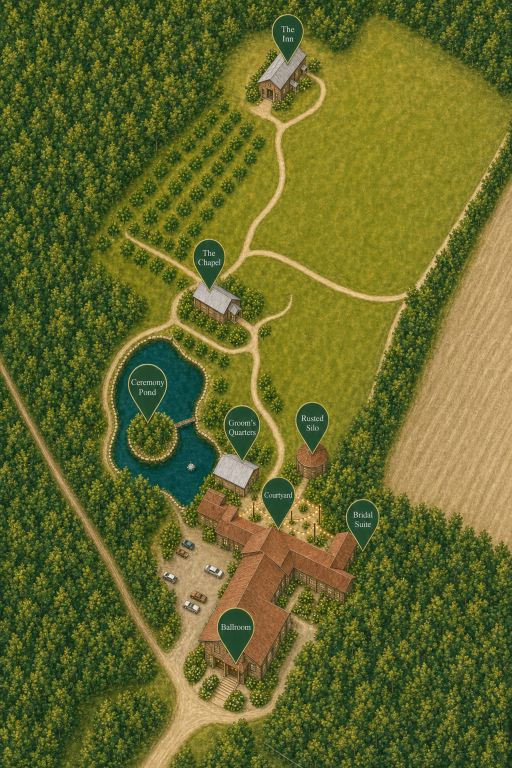
#> input picture public/maps/hidden-acres-grounds-illustrated-v-map-accuracy-v9.png, 1024 x 1536 px, found by its file name (shown at 1/2 size)
$ python _qa_detect_pins_v9.py
#> lines starting #> are read from the running program, lines starting #| are printed output that depends on the picture; after the words box and inside, x2 and y2 are one past the last pixel; in counts of white or black regions, pixels touching at a corner belong together
from PIL import Image, ImageDraw
import numpy as np
from pathlib import Path

src = Path(r"C:\Dev\hidden-acres\public\maps\hidden-acres-grounds-illustrated-v-map-accuracy-v9.png")
im = Image.open(src).convert("RGB")
#> im is the input picture: PIL image 1024x1536 RGB; mean R, G, B 101.2, 105, 43.9
a = np.asarray(im).astype(np.float32)
h, w, _ = a.shape
#> h = 1536; w = 1024
r, g, b = a[:, :, 0], a[:, :, 1], a[:, :, 2]
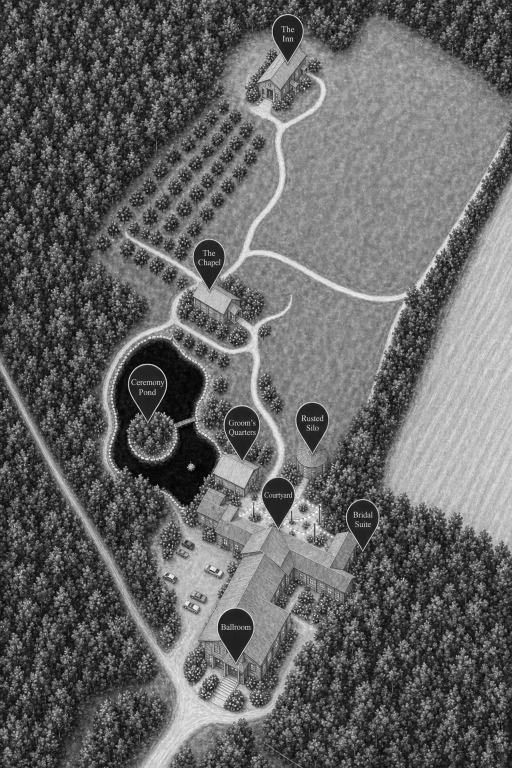
#> r: shape (1536, 1024) float32 (shown at 1/2 size); min 1, max 255, mean 101.2
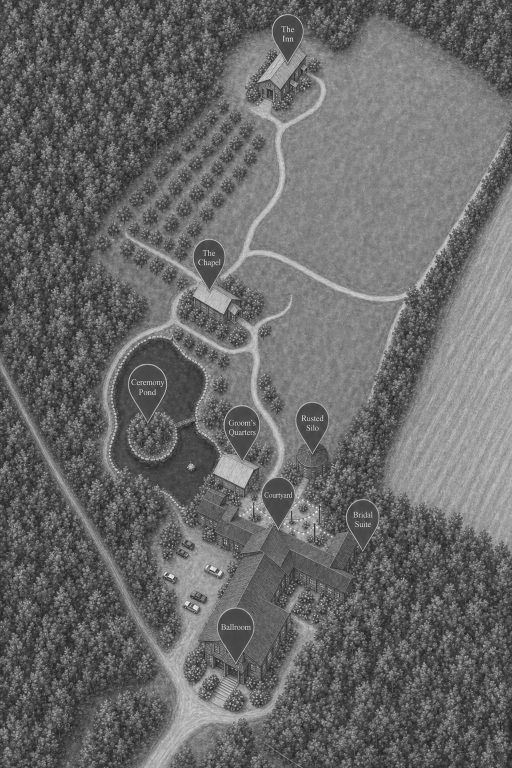
#> g: shape (1536, 1024) float32 (shown at 1/2 size); min 17, max 252, mean 105
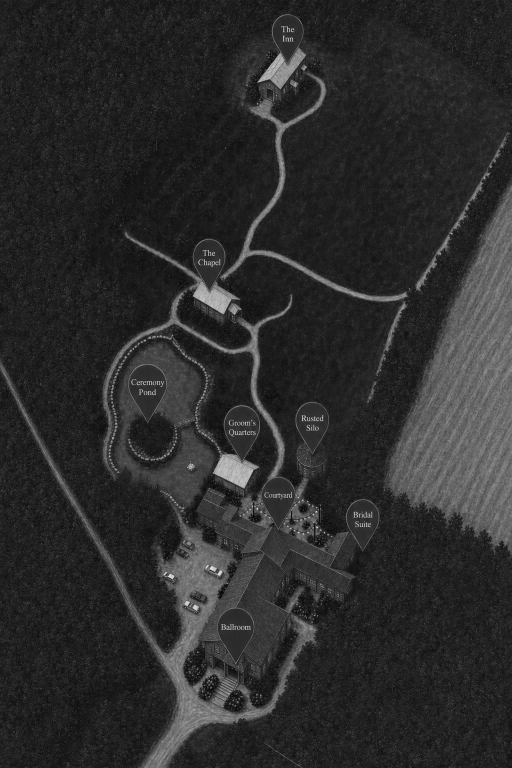
#> b: shape (1536, 1024) float32 (shown at 1/2 size); min 0, max 242, mean 43.9
mask = (
    (g > 60)
    & (g > r * 1.3)
    & (g > b * 1.2)
    & (r < 120)
    & (b < 120)
    & ((g - r) > 28)
).astype(np.uint8)
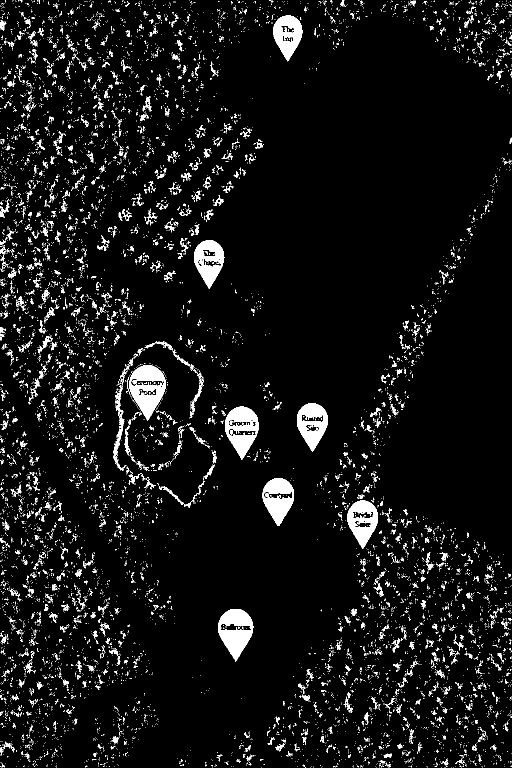
#> mask: shape (1536, 1024) (shown at 1/2 size); values 0 (black) and 1 (white), 5.7% white; 11453 white regions (10763 under 20 px), largest, box (x1, y1, x2, y2) and area: (259, 730, 332, 841) 4491, (436, 1218, 507, 1324) 4310, (450, 813, 518, 920) 3930

visited = np.zeros_like(mask, dtype=bool)
comps = []
dirs = [(-1, 0), (1, 0), (0, -1), (0, 1), (-1, -1), (-1, 1), (1, -1), (1, 1)]
ys_all, xs_all = np.where(mask > 0)
for y0, x0 in zip(ys_all, xs_all):
    if visited[y0, x0]:
        continue
    stack = [(y0, x0)]
    visited[y0, x0] = True
    pts_x = []
    pts_y = []
    while stack:
        y, x = stack.pop()
        pts_x.append(x)
        pts_y.append(y)
        for dy, dx in dirs:
            ny, nx = y + dy, x + dx
            if 0 <= ny < h and 0 <= nx < w and (not visited[ny, nx]) and mask[ny, nx]:
                visited[ny, nx] = True
                stack.append((ny, nx))
    area = len(pts_x)
    if area < 120 or area > 20000:
        continue
    xs = np.array(pts_x)
    ys = np.array(pts_y)
    y_max = int(ys.max())
    y_min = int(ys.min())
    height = y_max - y_min + 1
    if height < 12:
        continue
    width = int(xs.max() - xs.min() + 1)
    if height < width * 0.6:
        continue
    bottom = ys >= (y_max - max(2, int(height * 0.1)))
    tip_x = float(xs[bottom].mean())
    tip_y = float(y_max)
    comps.append(
        {
            "area": area,
            "tx": tip_x / w * 100,
            "ty": tip_y / h * 100,
            "px": tip_x,
            "py": tip_y,
            "bbox": (int(xs.min()), int(ys.min()), int(xs.max()), int(ys.max())),
        }
    )
#> this loop made 89392 passes
#> (y0, x0) on passes 4, 7, 9: (0, 42), (0, 539), (1, 10)
#> after the loop, comps = 29 items

comps.sort(key=lambda c: c["ty"])
print(f"{w}x{h} pins={len(comps)}")
#| 1024x1536 pins=29
for i, c in enumerate(comps):
    print(
        f"{i}: area={c['area']:5d} tip%=({c['tx']:5.1f},{c['ty']:5.1f}) bbox={c['bbox']}"
    )
#> this loop made 29 passes
#| 0: area= 3195 tip%=( 56.1,  7.9) bbox=(546, 31, 604, 122)
#| 1: area=  130 tip%=( 29.3, 14.5) bbox=(290, 192, 302, 222)
#| 2: area=  191 tip%=(  0.5, 28.3) bbox=(0, 398, 17, 435)
#| 3: area=  120 tip%=( 24.9, 28.7) bbox=(244, 418, 263, 441)
#| 4: area=  155 tip%=( 29.1, 29.2) bbox=(292, 424, 312, 448)
#| 5: area=  124 tip%=( 35.9, 32.8) bbox=(360, 477, 376, 504)
#| 6: area=  123 tip%=(  2.1, 36.2) bbox=(16, 536, 32, 556)
#| 7: area= 3339 tip%=( 40.8, 37.6) bbox=(388, 480, 448, 577)
#> (further printed lines are left out)

ov = im.copy()
draw = ImageDraw.Draw(ov)
for c in comps:
    x, y = c["px"], c["py"]
    draw.ellipse([x - 6, y - 6, x + 6, y + 6], outline=(255, 0, 0), width=3)
    draw.line([x - 10, y, x + 10, y], fill=(255, 255, 0), width=2)
    draw.line([x, y - 10, x, y + 10], fill=(255, 255, 0), width=2)
#> this loop made 29 passes
#> (x, y) on passes 1 to 12: (575, 122), (300.3, 222), (5, 435), (254.7, 441), (297.6, 448), (368, 504), (21.38, 556), (418, 577), (87.12, 600), (77.89, 706), (376.3, 732), (246.5, 760)
ov.save(r"C:\Dev\hidden-acres\public\maps\_qa-v9-pin-tips.png")
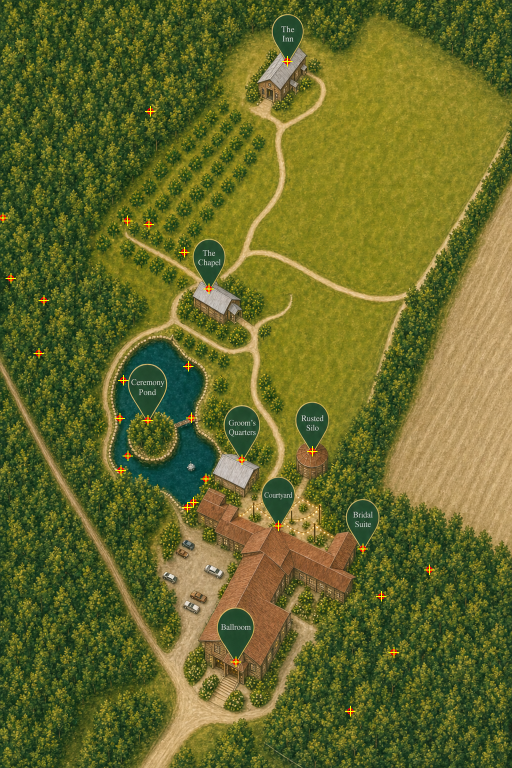
#> saved as _qa-v9-pin-tips.png: PIL image 1024x1536 RGB (shown at 1/2 size); mean R, G, B 101.7, 105.2, 43.7
print("wrote pin tip overlay")

$ run again, with public/maps/hidden-acres-grounds-illustrated-v-map-accuracy-v12.png copied over public/maps/hidden-acres-grounds-illustrated-v-map-accuracy-v9.png
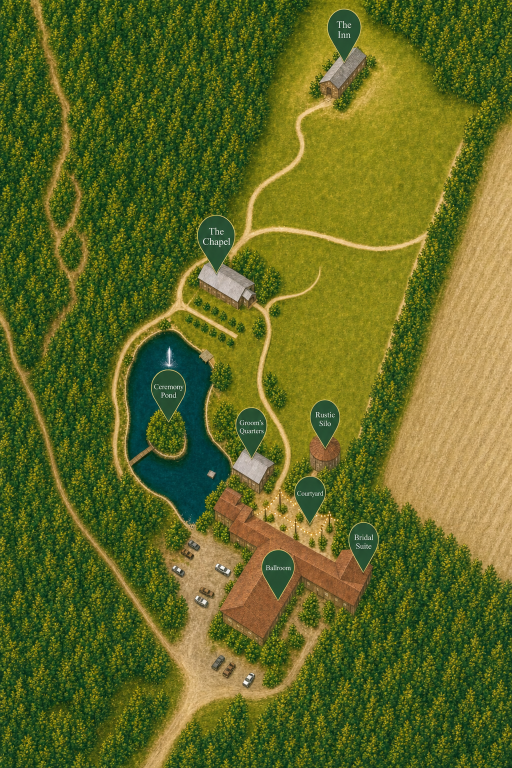
#> input picture public/maps/hidden-acres-grounds-illustrated-v-map-accuracy-v12.png, 1024 x 1536 px, found by its file name (shown at 1/2 size)
#> im is the input picture: PIL image 1024x1536 RGB; mean R, G, B 96.2, 104.6, 37.5
#> `mask = ( (g > 60) & (g > r * 1.3) & (g > b * 1.2) & (r < 120) & (b < 1..`:
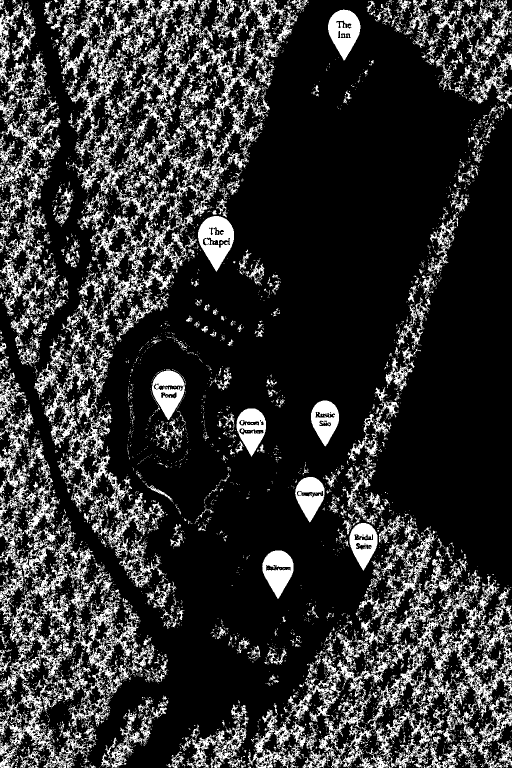
#> mask: shape (1536, 1024) (shown at 1/2 size); values 0 (black) and 1 (white), 19.4% white; 10837 white regions (9910 under 20 px), largest, box (x1, y1, x2, y2) and area: (0, 1050, 151, 1383) 7513, (233, 26, 426, 331) 6853, (122, 830, 259, 1041) 5379
#> the loop `for y0, x0 in zip(ys_all, xs_all):` made 305194 passes
#> x0 on passes 2 to 4: 1, 2, 3
#> after the loop `for y0, x0 in zip(ys_all, xs_all):`: comps = 319 items
#| 1024x1536 pins=319
#> the loop `for i, c in enumerate(comps):` made 319 passes
#| 0: area=  174 tip%=( 58.3,  1.2) bbox=(580, 0, 606, 18)
#| 1: area=  202 tip%=( 97.8,  1.2) bbox=(985, 0, 1013, 19)
#| 2: area=  273 tip%=( 78.1,  1.6) bbox=(792, 0, 818, 25)
#| 3: area=  142 tip%=( 80.8,  1.8) bbox=(826, 0, 838, 28)
#| 4: area=  253 tip%=( 21.0,  2.0) bbox=(211, 0, 230, 30)
#> (further printed lines are left out)
#> the loop `for c in comps:` made 319 passes
#> (x, y) on passes 1 to 3: (597.3, 18), (1001.5, 19), (799.4, 25)
#> `ov.save(r"C:\Dev\hidden-acres\public\maps\_qa-v9-pin-tips.png")`:
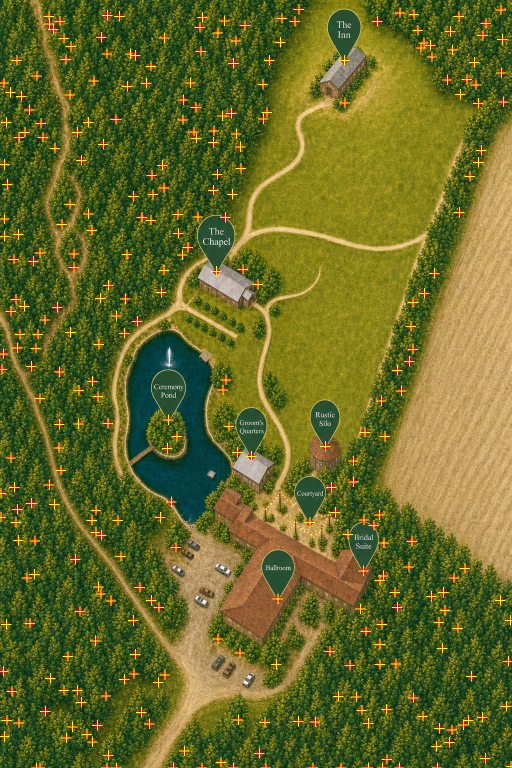
#> saved as _qa-v9-pin-tips.png: PIL image 1024x1536 RGB (shown at 1/2 size); mean R, G, B 102, 106.2, 36.8

$ run again, with public/maps/hidden-acres-grounds-illustrated-v-map-accuracy-v3.png copied over public/maps/hidden-acres-grounds-illustrated-v-map-accuracy-v9.png
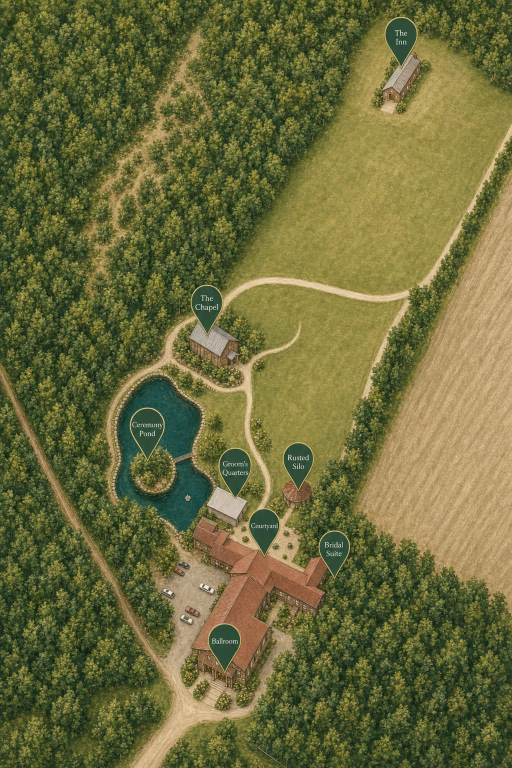
#> input picture public/maps/hidden-acres-grounds-illustrated-v-map-accuracy-v3.png, 1024 x 1536 px, found by its file name (shown at 1/2 size)
#> im is the input picture: PIL image 1024x1536 RGB; mean R, G, B 108.4, 107.5, 60.3
#> `mask = ( (g > 60) & (g > r * 1.3) & (g > b * 1.2) & (r < 120) & (b < 1..`:
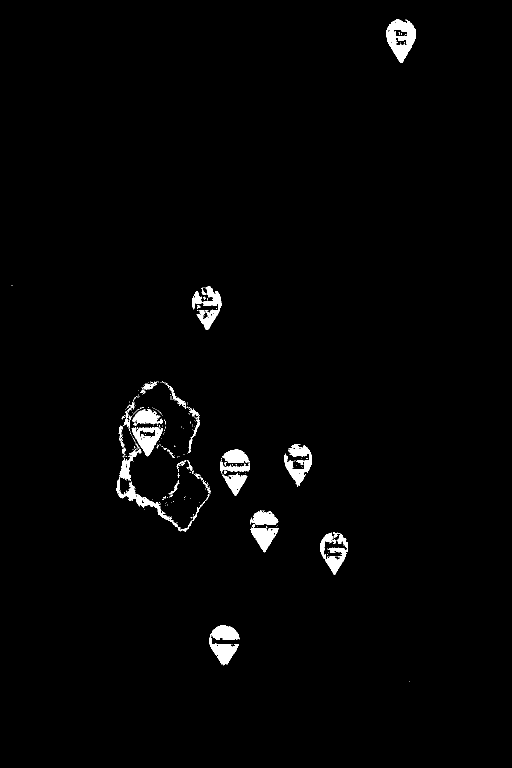
#> mask: shape (1536, 1024) (shown at 1/2 size); values 0 (black) and 1 (white), 1.6% white; 294 white regions (254 under 20 px), largest, box (x1, y1, x2, y2) and area: (772, 38, 832, 126) 2895, (418, 1250, 479, 1331) 2711, (384, 573, 443, 660) 2014
#> the loop `for y0, x0 in zip(ys_all, xs_all):` made 24756 passes
#> (y0, x0) on passes 2 to 4: (39, 792), (39, 793), (39, 794)
#> after the loop `for y0, x0 in zip(ys_all, xs_all):`: comps = 15 items
#| 1024x1536 pins=15
#> the loop `for i, c in enumerate(comps):` made 15 passes
#| 0: area= 2895 tip%=( 78.3,  8.1) bbox=(772, 38, 831, 125)
#| 1: area= 2014 tip%=( 40.4, 42.9) bbox=(384, 573, 442, 659)
#| 2: area=  278 tip%=( 36.1, 53.2) bbox=(330, 765, 371, 817)
#| 3: area=  133 tip%=( 38.5, 54.6) bbox=(379, 814, 398, 838)
#| 4: area=  150 tip%=( 25.2, 55.7) bbox=(246, 826, 262, 856)
#> (further printed lines are left out)
#> the loop `for c in comps:` made 15 passes
#> (x, y) on passes 1 to 8: (801.9, 125), (413.8, 659), (369.4, 817), (394.3, 838), (257.7, 856), (378.2, 906), (294.7, 912), (254.4, 961)
#> `ov.save(r"C:\Dev\hidden-acres\public\maps\_qa-v9-pin-tips.png")`:
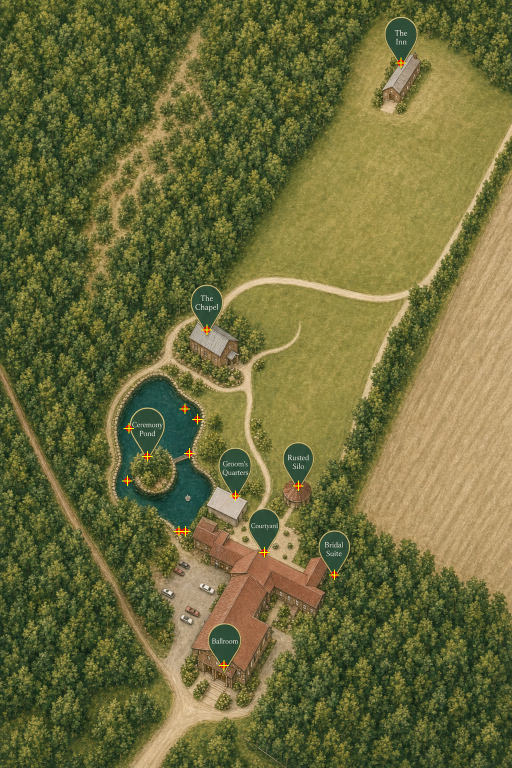
#> saved as _qa-v9-pin-tips.png: PIL image 1024x1536 RGB (shown at 1/2 size); mean R, G, B 108.6, 107.6, 60.2

$ run again, with public/maps/hidden-acres-grounds-illustrated-v-map-accuracy-v4.png copied over public/maps/hidden-acres-grounds-illustrated-v-map-accuracy-v9.png
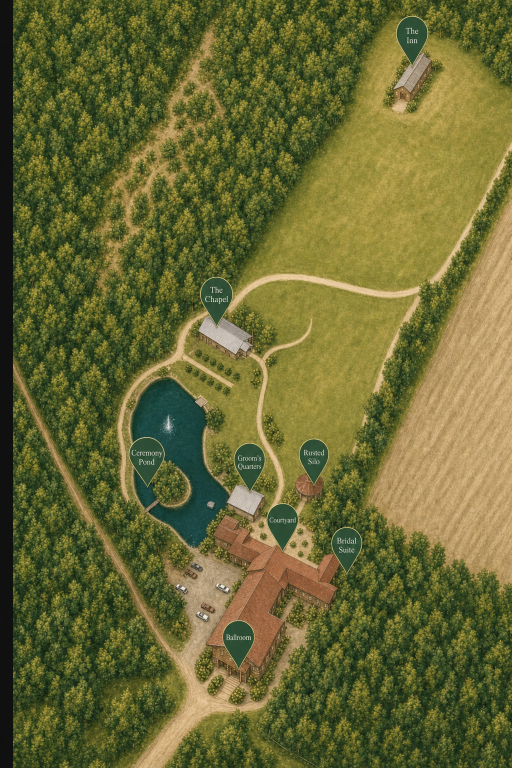
#> input picture public/maps/hidden-acres-grounds-illustrated-v-map-accuracy-v4.png, 1024 x 1536 px, found by its file name (shown at 1/2 size)
#> im is the input picture: PIL image 1024x1536 RGB; mean R, G, B 104.7, 104.3, 52.5
#> `mask = ( (g > 60) & (g > r * 1.3) & (g > b * 1.2) & (r < 120) & (b < 1..`:
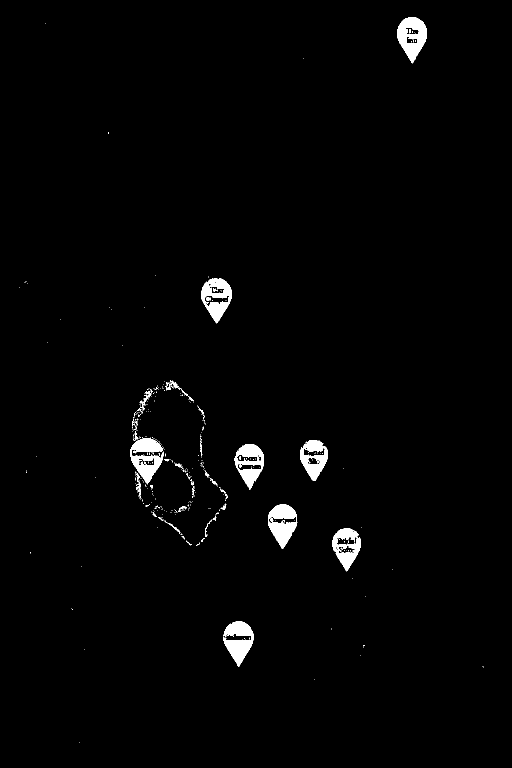
#> mask: shape (1536, 1024) (shown at 1/2 size); values 0 (black) and 1 (white), 1.6% white; 425 white regions (388 under 20 px), largest, box (x1, y1, x2, y2) and area: (794, 34, 854, 127) 3201, (260, 876, 327, 969) 3181, (447, 1243, 508, 1334) 3100
#> the loop `for y0, x0 in zip(ys_all, xs_all):` made 25551 passes
#> (y0, x0) on passes 2 to 4: (34, 822), (34, 824), (34, 825)
#> after the loop `for y0, x0 in zip(ys_all, xs_all):`: comps = 11 items
#| 1024x1536 pins=11
#> the loop `for i, c in enumerate(comps):` made 11 passes
#| 0: area= 3201 tip%=( 80.5,  8.2) bbox=(794, 34, 853, 126)
#| 1: area= 2860 tip%=( 42.3, 42.1) bbox=(402, 556, 463, 646)
#| 2: area=  173 tip%=( 32.9, 50.7) bbox=(330, 761, 356, 779)
#| 3: area=  154 tip%=( 28.0, 52.7) bbox=(279, 782, 302, 810)
#| 4: area= 2426 tip%=( 61.3, 62.6) bbox=(600, 880, 655, 961)
#> (further printed lines are left out)
#> the loop `for c in comps:` made 11 passes
#> (x, y) on passes 1 to 8: (824.2, 126), (432.9, 646), (336.7, 779), (286.5, 810), (627.6, 961), (294.5, 968), (499.3, 979), (278.8, 986)
#> `ov.save(r"C:\Dev\hidden-acres\public\maps\_qa-v9-pin-tips.png")`:
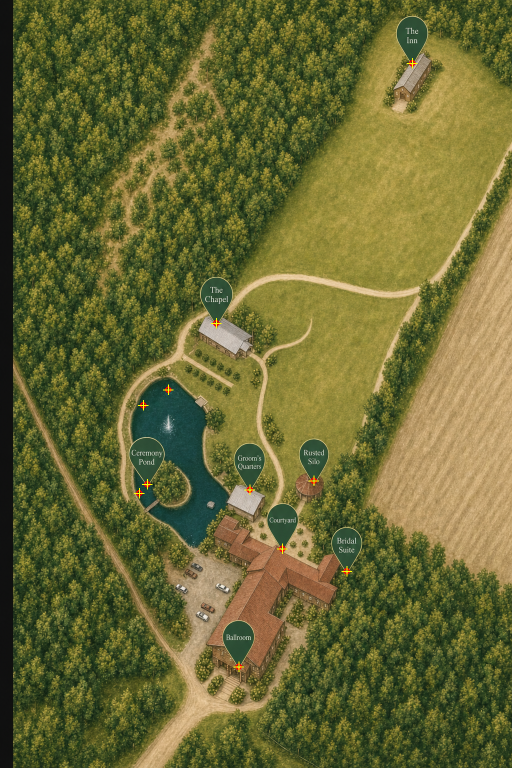
#> saved as _qa-v9-pin-tips.png: PIL image 1024x1536 RGB (shown at 1/2 size); mean R, G, B 104.8, 104.3, 52.4
